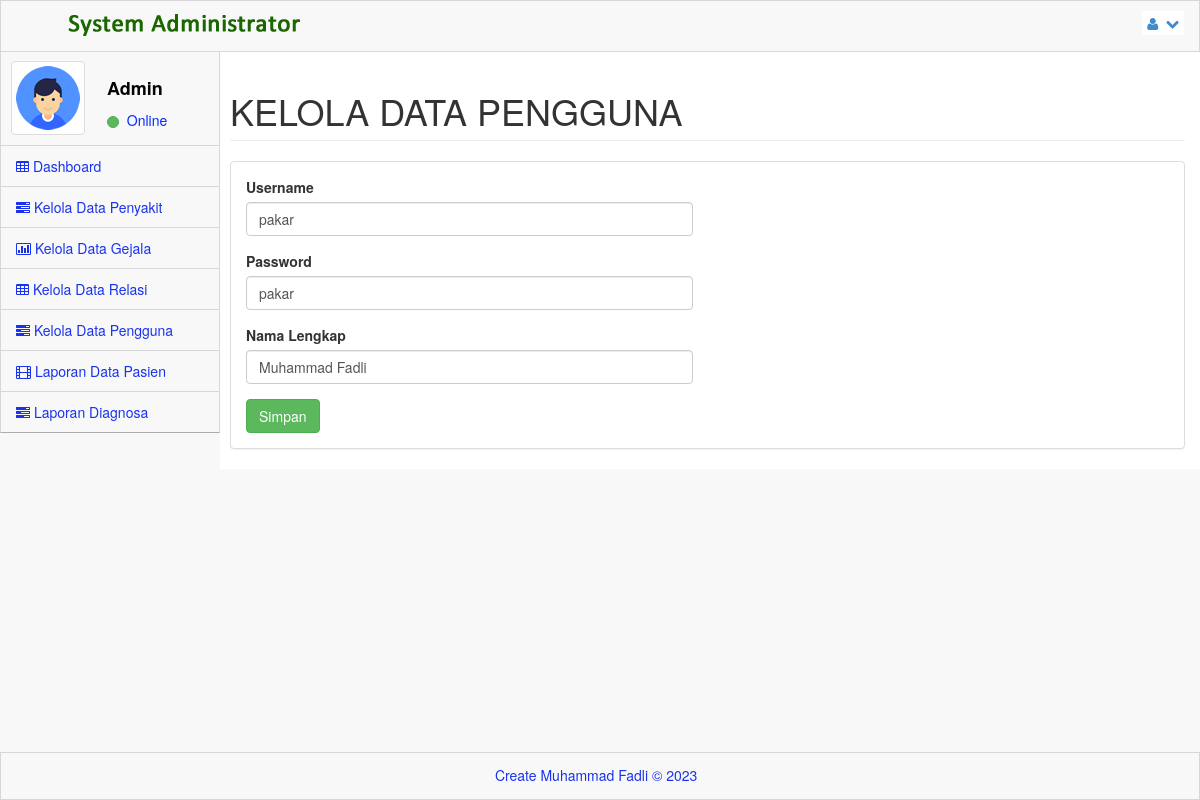
Page /profiadmin/edit_user.php?id=1 (signed in) on the committed database.
### tables this page shows
CREATE TABLE `user` (
  `id` int(9) NOT NULL,
  `username` varchar(10) NOT NULL,
  `password` varchar(15) NOT NULL,
  `nama` varchar(25) NOT NULL
);

### profiadmin/edit_user.php (the view, shortened to what this page needs)
<?php
include("../koneksi.php");
if (isset($_SESSION['nama']))
{
?>
<!DOCTYPE html>
<html lang="en">
<head>
  <link rel="stylesheet" href="assets/plugins/bootstrap/css/bootstrap.css" />
  <link rel="stylesheet" href="assets/css/main.css" />
  <link rel="stylesheet" href="assets/css/MoneAdmin.css" />
  <link rel="stylesheet" href="assets/plugins/Font-Awesome/css/font-awesome.css" />
</head>
<body class="padTop53 " >
  <div id="wrap">
     <div id="top">
        <nav class="navbar navbar-inverse navbar-fixed-top " style="padding-top: 10px;">
           <header class="navbar-header"><a href="../profiadmin/" class="navbar-brand"><img src="assets/img/logo.png" alt="" /></a></header>
           <ul class="nav navbar-top-links navbar-right">
              <li class="dropdown">
                <a class="dropdown-toggle" data-toggle="dropdown" href="#"><i class="icon-user "></i>&nbsp; <i class="icon-chevron-down "></i></a>
              </li>
           </ul>
        </nav>
      </div>
    <div id="left">
      <div class="media user-media well-small">
         <a class="user-link" href="../profiadmin/"><img class="media-object img-thumbnail user-img" alt="User Picture" src="assets/img/user.gif" /></a><br />
         <div class="media-body">
            <h5 class="media-heading">Admin</h5>
            <ul class="list-unstyled user-info">
               <li><a class="btn btn-success btn-xs btn-circle" style="width: 10px;height: 12px;"></a>&nbsp;&nbsp;Online</li>
            </ul>
        </div><br />
      </div>
      <ul id="menu" class="collapse">
        <li class="panel"><a href="../profiadmin/" ><i class="icon-table"></i>&nbsp;Dashboard&nbsp;</a></li>
        <li><a href="kelola_penyakit.php"><i class="icon-tasks"></i>&nbsp;Kelola Data Penyakit&nbsp;</a></li>
        <li><a href="kelola_gejala.php"><i class="icon-bar-chart"></i>&nbsp;Kelola Data Gejala&nbsp;</a></li>
        <li><a href="kelola_relasi.php"><i class="icon-table"></i>&nbsp;Kelola Data Relasi&nbsp;</a></li>
        <li><a href="kelola_user.php"><i class="icon-tasks"></i>&nbsp;Kelola Data Pengguna&nbsp;</a></li>
        <li><a href="laporan_pasien.php"><i class="icon-film"></i>&nbsp;Laporan Data Pasien&nbsp;</a></li>
        <li><a href="laporan_diagnosa.php"><i class="icon-tasks"></i>&nbsp;Laporan Diagnosa&nbsp;</a></li>
	  </ul>
    </div>
       <div id="content">
          <div class="inner">
             <div class="row">
                <div class="col-lg-12">
                    <h1 class="page-header">KELOLA DATA PENGGUNA</h1>
                </div>
            </div>
            <div class="row">
                <div class="col-lg-12">
                    <div class="panel panel-default">
                        <div class="panel-body">
                            <div class="row">
                                <div class="col-lg-6">
                                 <?php
								  $query = "SELECT * FROM `user` WHERE `id` = '".$_REQUEST['id']."' ORDER BY `id`";
								  $result = mysqli_query($koneksi,$query);
	                              $data = mysqli_fetch_array($result)
								?>
                                <form role="form" method="post" action="ubah_user.php?id=<?php echo $data['id']?>">
									<div class="form-group">
                                        <label>Username</label>
                                        <input class="form-control" value="<?php echo $data['username']?>" name="username">
                                    </div>
                                    <div class="form-group">
                                        <label>Password</label>
                                        <input class="form-control" value="<?php echo $data['password']?>" name="password">
                                    </div>
									<div class="form-group">
                                        <label>Nama Lengkap</label>
                                        <input class="form-control" value="<?php echo $data['nama']?>" name="nama">
                                    </div>
                                    <button type="submit" class="btn btn-success" name="submit">Simpan</button>
                                </div>
                            </div>
                        </div>
                    </div>
                </div>
            </div>
          </div>
        </div>
      </div>
    <div id="footer">
    <p>Create Muhammad Fadli &copy;&nbsp;2023 &nbsp;</p>
    </div>
</body>
</html>
<?php
}
?>

### profiadmin/assets/css/main.css (style rules this page uses)
#wrap { margin: 0 auto; }
#footer { height: 48px; background-color: #222222; }
@media (min-width: 768px) { html, body { height: 100%; } }
@media (min-width: 768px) { #wrap { height: auto !important; height: 100%; min-height: 100%; padding: 0 0 48px; margin-bottom: -48px; } }
body.padTop53 { padding-top: 75px; overflow: visible; }
@media (min-width: 802px) { body.padTop53 { padding-top: 51px; } }
#wrap:before, #top:before, .head:before, #footer:before, #wrap:after, #top:after, .head:after, #footer:after { display: table; content: " "; }
#wrap:after, #top:after, .head:after, #footer:after { clear: both; }
#wrap { background-color: #f8f8f8; }
@media (min-width: 768px) { #left { position: relative; float: left; width: 100px; } }
@media (min-width: 768px) { #content { margin-left: 100px; } }
@media (min-width: 768px) { #left { margin-bottom: -10px; } }
@media (min-width: 992px) { #left { width: 220px; } }
@media (min-width: 992px) { #content { margin-left: 220px; } }
#top .navbar { margin-bottom: 0; border:1px solid rgb(216, 215, 215); background-color:#f8f8f8; }
#top .navbar-brand { padding: 0; }
.user-media { display: none; color:#0029FF; border-right:1px solid rgb(216, 215, 215); border-left:1px solid rgb(216, 215, 215); }
@media (min-width: 768px) { .user-media { display: block; } }
@media (min-width: 768px) { .user-media .media-body { display: none; } }
@media (min-width: 768px) { .user-media .user-link { position: relative; display: block; margin-right: auto; margin-left: auto; } }
@media (min-width: 768px) { .user-media .user-link .user-img { margin: 10px auto; } }
@media (min-width: 992px) { .user-media .user-link { float: left; } }
@media (min-width: 992px) { .user-media .user-link .user-img { margin: 10px; } }
@media (min-width: 992px) { .user-media .media-body { display: block; float: left; margin-left: 12px; } }
@media (min-width: 992px) { .user-media .media-body h5.media-heading { font-size: 18px; padding-top: 8px; margin-bottom: 11px; color: #050505; font-weight: bolder; } }
#menu { position: relative; overflow: hidden; border-right:1px solid rgb(216, 215, 215); border-left:1px solid rgb(216, 215, 215); background-color:#f8f8f8; border-bottom: 1px solid rgba(0, 0, 0, 0.3); -webkit-box-shadow: 0 1px 0 rgba(255, 255, 255, 0.05); box-shadow: 0 1px 0 rgba(255, 255, 255, 0.05); }
#menu, #menu ul { padding: 0; margin: 0; list-style: none; }
@media (min-width: 768px) { #menu.collapse { display: inherit !important; } }
#menu > li { position: relative; display: block; margin: 0; border-width: 0; border-radius: 0; }
#menu > li > a { position: relative; display: block; padding: 10px 15px; color: #1933EC; border-top:1px solid rgb(216, 215, 215); }
#menu > li.panel { background-color: transparent; }
#menu li > a { text-decoration: none; }
@media (min-width: 768px) { .mini-sidebar #menu > li > a, #menu > li > a { text-align: center; } }
@media (min-width: 768px) { .mini-sidebar #menu > li > a > i, #menu > li > a > i { display: block; font-size: 20px; } }
@media (min-width: 768px) { #menu:after, .mini-sidebar #menu:after { position: absolute; top: 0; right: 0; bottom: 0; left: 0; display: block; width: 0; -webkit-box-shadow: 97px 1px 5px 2px rgba(0, 0, 0, 0.6); box-shadow: 97px 1px 5px 2px rgba(0, 0, 0, 0.6); } }
@media (min-width: 992px) { #menu > li > a { text-align: left; } }
@media (min-width: 992px) { #menu > li > a > i { display: inline; font-size: 14px; } }
@media (min-width: 992px) { #menu:after { -webkit-box-shadow: 217px 1px 5px 2px rgba(0, 0, 0, 0.6); box-shadow: 217px 1px 5px 2px rgba(0, 0, 0, 0.6); } }
#content { -webkit-transition: margin 0.4s; transition: margin 0.4s; }
.inner { position: relative; min-height: 1px; padding-right: 15px; padding-left: 10px; background: #fff; border: 0px solid #e4e4e4; }
@media (min-width: 768px) { .inner { float: left; width: 100%; } }
.inner .row { margin-right: -15px; margin-left: -15px; }
#footer { margin: 0 auto; color: #1933EC; background-color:#f8f8f8; border:1px solid rgb(216, 215, 215); }
#footer p { padding: 12px 0 0; text-align: center; }
.btn-circle { width: 40px; height: 40px; padding: 8px 10px; border-radius: 500px; }
.btn-circle.btn-xs { width: 20px; height: 20px; padding: 0 5px; }

### rows in the picture
user: username "pakar", password "pakar", nama "Muhammad Fadli"
